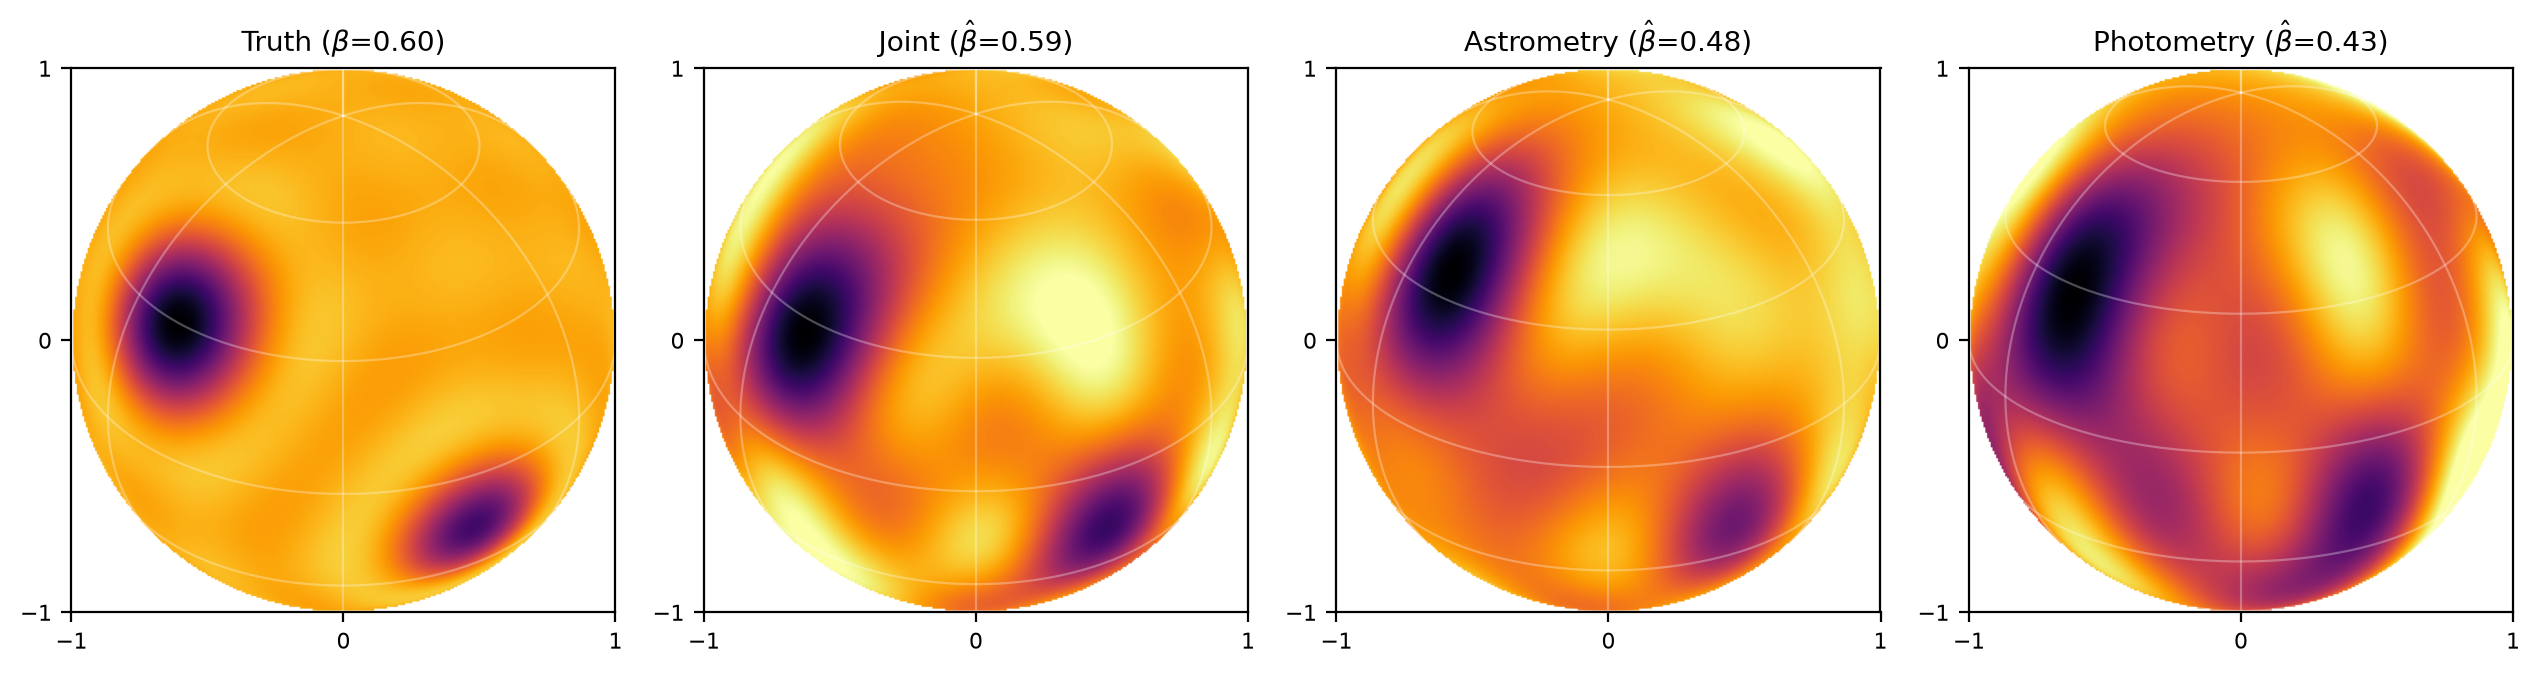

Generate this figure with Python:
"""Joint vs single-channel surface reconstruction.

Generates a two-spot surface, simulates noiseless astrometric (x, y) and
photometric time series over one rotation, reconstructs the surface from
(i) all three channels, (ii) astrometry only, (iii) photometry only —
estimating the inclination in each case — and renders the comparison.
"""

import numpy as np
import matplotlib
matplotlib.use("Agg")

import jittermap as jm
from jittermap.plotting.panels import comparison_figure

# ---- settings -------------------------------------------------------------
L = 10               # spherical harmonic degree
N = 100              # samples over one rotation
INC_TRUE = 0.6       # inclination (radians)
SPOTS = [(30, 315, 18.0), (-15, 30, 13.0)]   # (lat, lon, radius) in degrees
# ---------------------------------------------------------------------------

times = np.linspace(0, 2 * np.pi, N, endpoint=False)
s_true = jm.multispot_surface(SPOTS, L, texture_amplitude=0.002, texture_seed=3)

fm = jm.ForwardModel(times, l_max=L)
y = fm.observe(s_true, inclination=INC_TRUE, channels="xyp", stacked=False)

results = {}
for label, channels in [("Joint", "xyp"), ("Astrometry", "xy"),
                        ("Photometry", "p")]:
    res = jm.reconstruct({c: y[c] for c in channels}, times, L,
                         channels=channels, lam=2e-4, model=fm)
    print(f"{label:11s} channels={channels:3s}  "
          f"estimated inclination = {res.inclination:.3f} (true {INC_TRUE})")
    results[label] = res

fig, _ = comparison_figure(s_true, results, l_true=L, inc_true=INC_TRUE)
fig.savefig("reconstruction_demo.png", dpi=200, bbox_inches="tight")
print("saved reconstruction_demo.png")
